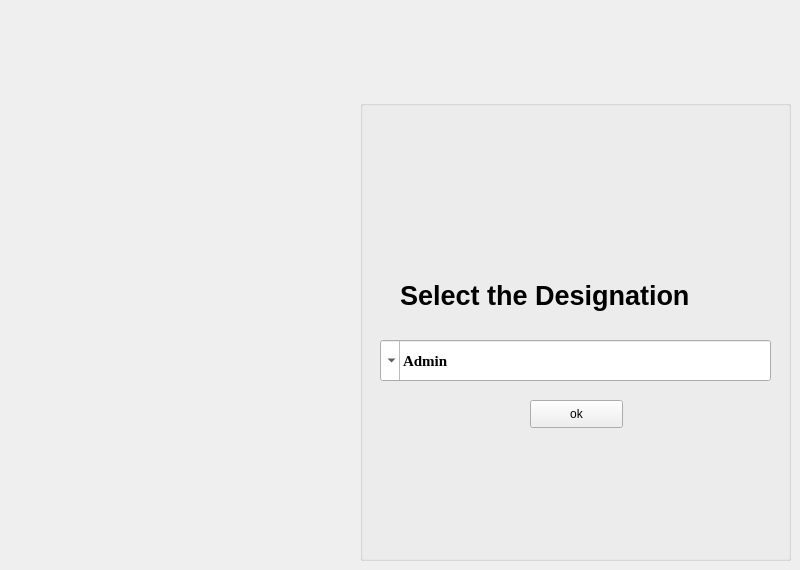
    <widget class="QWidget" name="designation">
     <widget class="QGroupBox" name="groupBox">
      <property name="geometry">
       <rect>
        <x>360</x>
        <y>100</y>
        <width>431</width>
        <height>461</height>
       </rect>
      </property>
      <property name="styleSheet">
       <string notr="true"/>
      </property>
      <property name="title">
       <string/>
      </property>
      <widget class="QPushButton" name="pushButton_ok">
       <property name="geometry">
        <rect>
         <x>170</x>
         <y>300</y>
         <width>93</width>
         <height>28</height>
        </rect>
       </property>
       <property name="text">
        <string>ok</string>
       </property>
      </widget>
      <widget class="QComboBox" name="comboBox_designation">
       <property name="geometry">
        <rect>
         <x>20</x>
         <y>240</y>
         <width>391</width>
         <height>41</height>
        </rect>
       </property>
       <property name="font">
        <font>
         <family>Times New Roman</family>
         <pointsize>11</pointsize>
         <weight>75</weight>
         <bold>true</bold>
        </font>
       </property>
       <property name="mouseTracking">
        <bool>false</bool>
       </property>
       <property name="tabletTracking">
        <bool>false</bool>
       </property>
       <property name="layoutDirection">
        <enum>Qt::RightToLeft</enum>
       </property>
       <property name="autoFillBackground">
        <bool>false</bool>
       </property>
       <property name="editable">
        <bool>true</bool>
       </property>
       <property name="currentText">
        <string>Admin</string>
       </property>
       <property name="duplicatesEnabled">
        <bool>false</bool>
       </property>
       <item>
        <property name="text">
         <string>Admin</string>
        </property>
       </item>
       <item>
        <property name="text">
         <string>Receptionist</string>
        </property>
       </item>
       <item>
        <property name="text">
         <string>Event Manager</string>
        </property>
       </item>
       <item>
        <property name="text">
         <string>Staff Manager</string>
        </property>
       </item>
       <item>
        <property name="text">
         <string>Inventory Manager</string>
        </property>
       </item>
      </widget>
      <widget class="QLabel" name="label">
       <property name="geometry">
        <rect>
         <x>40</x>
         <y>160</y>
         <width>381</width>
         <height>71</height>
        </rect>
       </property>
       <property name="font">
        <font>
         <pointsize>20</pointsize>
         <weight>75</weight>
         <bold>true</bold>
        </font>
       </property>
       <property name="text">
        <string>Select the Designation</string>
       </property>
      </widget>
     </widget>
    </widget>
